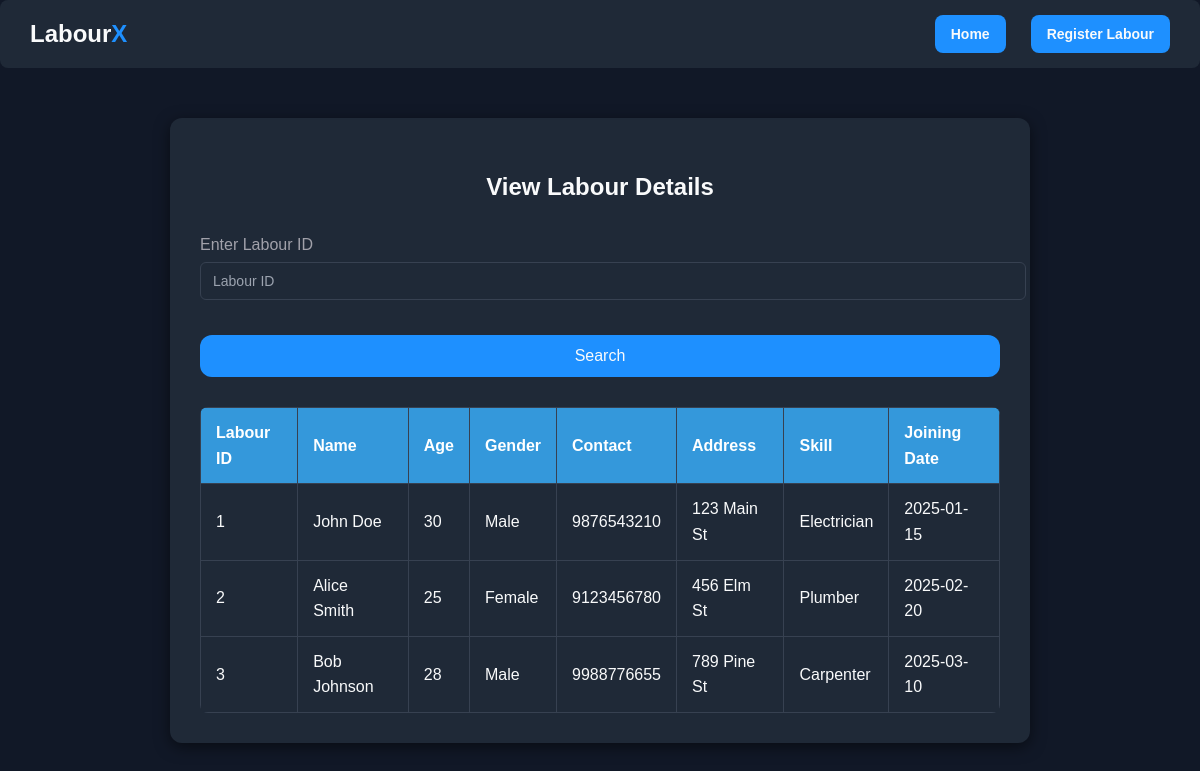
The app's page /view_labour (signed in) with its own data.
### tables this page shows
CREATE TABLE labour (
    labour_id INTEGER PRIMARY KEY AUTOINCREMENT,
    name TEXT NOT NULL,
    gender TEXT,
    age INTEGER,
    contact TEXT,
    address TEXT,
    skill TEXT,
    join_date DATE DEFAULT (DATE('now'))
);

### app.py (the view)
@app.route("/view_labour", methods=["GET", "POST"])
@login_required
def view_labour():
    db = get_db()
    searched = False
    labours = []
    try:
        if request.method == "POST":
            labour_id = request.form.get("labour_id")
            if labour_id:
                labours = db.execute("SELECT * FROM labour WHERE labour_id=?", (labour_id,)).fetchall()
            else:
                labours = db.execute("SELECT * FROM labour").fetchall()
            searched = True
        else:
            labours = db.execute("SELECT * FROM labour").fetchall()
    except sqlite3.Error as e:
        return render_template("error.html", message="Error loading labour data: " + str(e))
    return render_template("view_labour.html", labours=labours, searched=searched)

### app.py (called while the page is built)
def get_db():
    if 'db' not in g:
        g.db = sqlite3.connect(config.DATABASE_PATH)
        g.db.row_factory = sqlite3.Row  # access columns by name
    return g.db

def login_required(f):
    @wraps(f)
    def decorated_function(*args, **kwargs):
        if "admin_id" not in session:
            flash("Please log in first.", "warning")
            return redirect(url_for("login"))
        return f(*args, **kwargs)
    return decorated_function

### templates/view_labour.html (shortened to what this page needs)
<!DOCTYPE html>
<html lang="en">
<head>
    <link rel="stylesheet" href="{{ url_for('static', filename='css/style.css') }}">
    <link rel="stylesheet" href="{{ url_for('static', filename='css/view_labour.css') }}">
</head>
<body>
    <header class="header">
        <div class="logo">
            <h2>Labour<span>X</span></h2>
        </div>
        <div class="user-actions">
            <a href="{{ url_for('home') }}" class="btn primary">Home</a>
            <a href="{{ url_for('register_labour') }}" class="btn primary">Register Labour</a>
        </div>
    </header>
    <div class="container">
        <h2>View Labour Details</h2>
        <form method="POST" action="{{ url_for('view_labour') }}">
            <label for="labour_id">Enter Labour ID</label>
            <input type="number" id="labour_id" name="labour_id" placeholder="Labour ID">
            <button type="submit" class="btn primary">Search</button>
        </form>
        {% if labours %}
        <table>
            <thead>
                <tr>
                    <th>Labour ID</th><th>Name</th><th>Age</th><th>Gender</th><th>Contact</th><th>Address</th><th>Skill</th><th>Joining Date</th>
                </tr>
            </thead>
            <tbody>
            {% for labour in labours %}
                <tr>
                    <td>{{ labour.labour_id }}</td>
                    <td>{{ labour.name }}</td>
                    <td>{{ labour.age }}</td>
                    <td>{{ labour.gender }}</td>
                    <td>{{ labour.contact }}</td>
                    <td>{{ labour.address }}</td>
                    <td>{{ labour.skill }}</td>
                    <td>{{ labour.join_date }}</td>
                </tr>
            {% endfor %}
            </tbody>
        </table>
        {% elif searched %}
        <p class="error">No labour found with the given ID.</p>
        {% endif %}
    </div>
</body>
</html>

### static/css/style.css (style rules this page uses)
.header { display: flex; justify-content: space-between; align-items: center; padding: 15px 30px; background-color: var(--primary-color); border-radius: 8px; margin-bottom: 20px; }
.header .logo h2 { margin: 0; color: var(--text-color); }
.header .user-actions { display: flex; gap: 15px; align-items: center; }
.header .user-actions .btn { padding: 8px 16px; border-radius: 8px; text-decoration: none; font-weight: 600; font-size: 14px; }
:root { --primary-color: #2E3A59; --accent-color: #3B82F6; --highlight-color: #06B6D4; --background-color: #111827; --text-color: #E5E7EB; --text-muted: #A1A1AA; --box-shadow: 0 4px 15px rgba(0,0,0,0.5); }
body { margin: 0; font-family: "Poppins", Arial, sans-serif; background-color: var(--background-color); color: var(--text-color); line-height: 1.6; }
a { color: var(--accent-color); text-decoration: none; }
.header { display: flex; justify-content: flex-end; align-items: center; padding: 15px 30px; background-color: var(--primary-color); border-radius: 8px; margin-bottom: 20px; }
.header .logo h2 { color: var(--text-color); margin: 0; }
.header .logo span { color: var(--accent-color); }
.header .user-actions a.btn { margin-left: 10px; }
.btn { display: inline-block; padding: 10px 20px; border-radius: 6px; font-weight: 500; font-size: 16px; cursor: pointer; text-decoration: none; transition: all 0.3s ease; border: none; }
.btn.primary { background-color: var(--accent-color); color: var(--text-color); }
form label { display: block; margin: 10px 0 5px 0; color: var(--text-muted); }
form input, form select, form textarea { width: 100%; padding: 10px 12px; border: 1px solid #374151; border-radius: 6px; margin-bottom: 15px; font-size: 14px; background-color: #1F2937; color: var(--text-color); }
form input::placeholder { color: #9CA3AF; }

### static/css/view_labour.css (style rules this page uses)
:root { --text-color: #F9FAFB; --header-bg: #1F2937; --primary-color: #1E40AF; --accent-color: #1E90FF; --highlight-color: #3B82F6; --table-header-bg: #3498db; --table-border: #374151; --container-bg: #1F2937; --table-row-even: #1F2937; --table-row-hover: #374151; }
.header { background-color: var(--header-bg); display: flex; justify-content: space-between; align-items: center; padding: 15px 30px; border-radius: 8px; margin-bottom: 20px; color: var(--text-color); }
.container { max-width: 800px; margin: 50px auto; padding: 30px; background-color: var(--container-bg); border-radius: 12px; box-shadow: 0 4px 15px rgba(0,0,0,0.5); }
h2 { text-align: center; margin-bottom: 25px; color: var(--text-color); }
table { width: 100%; border-collapse: collapse; margin-top: 30px; border-radius: 8px; overflow: hidden; }
table th { background-color: var(--table-header-bg); color: #fff; padding: 12px 15px; text-align: left; border: 1px solid var(--table-border); }
table td { background-color: var(--table-row-even); padding: 12px 15px; color: var(--text-color); border: 1px solid var(--table-border); }
button.btn.primary { margin-top: 20px; width: 100%; padding: 12px; background-color: var(--accent-color); color: var(--text-color); border: none; border-radius: 12px; cursor: pointer; font-size: 16px; transition: all 0.3s ease; }

### records on screen
labour: labour_id "1", name "John Doe", age "30", gender "Male", contact "9876543210", address "123 Main St", skill "Electrician", join_date "2025-01-15"
labour: labour_id "2", name "Alice Smith", age "25", gender "Female", contact "9123456780", address "456 Elm St", skill "Plumber", join_date "2025-02-20"
labour: labour_id "3", name "Bob Johnson", age "28", gender "Male", contact "9988776655", address "789 Pine St", skill "Carpenter", join_date "2025-03-10"
